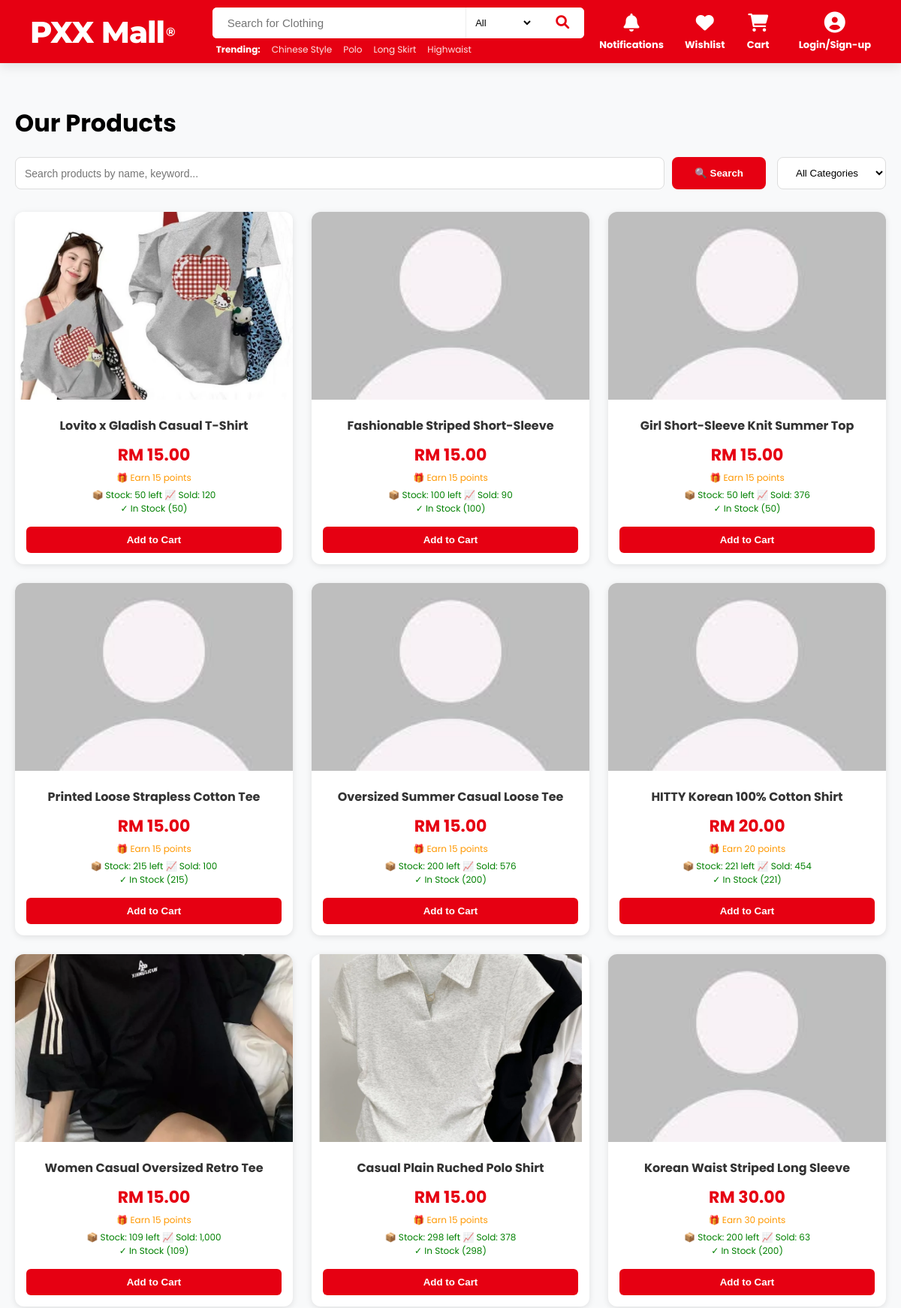
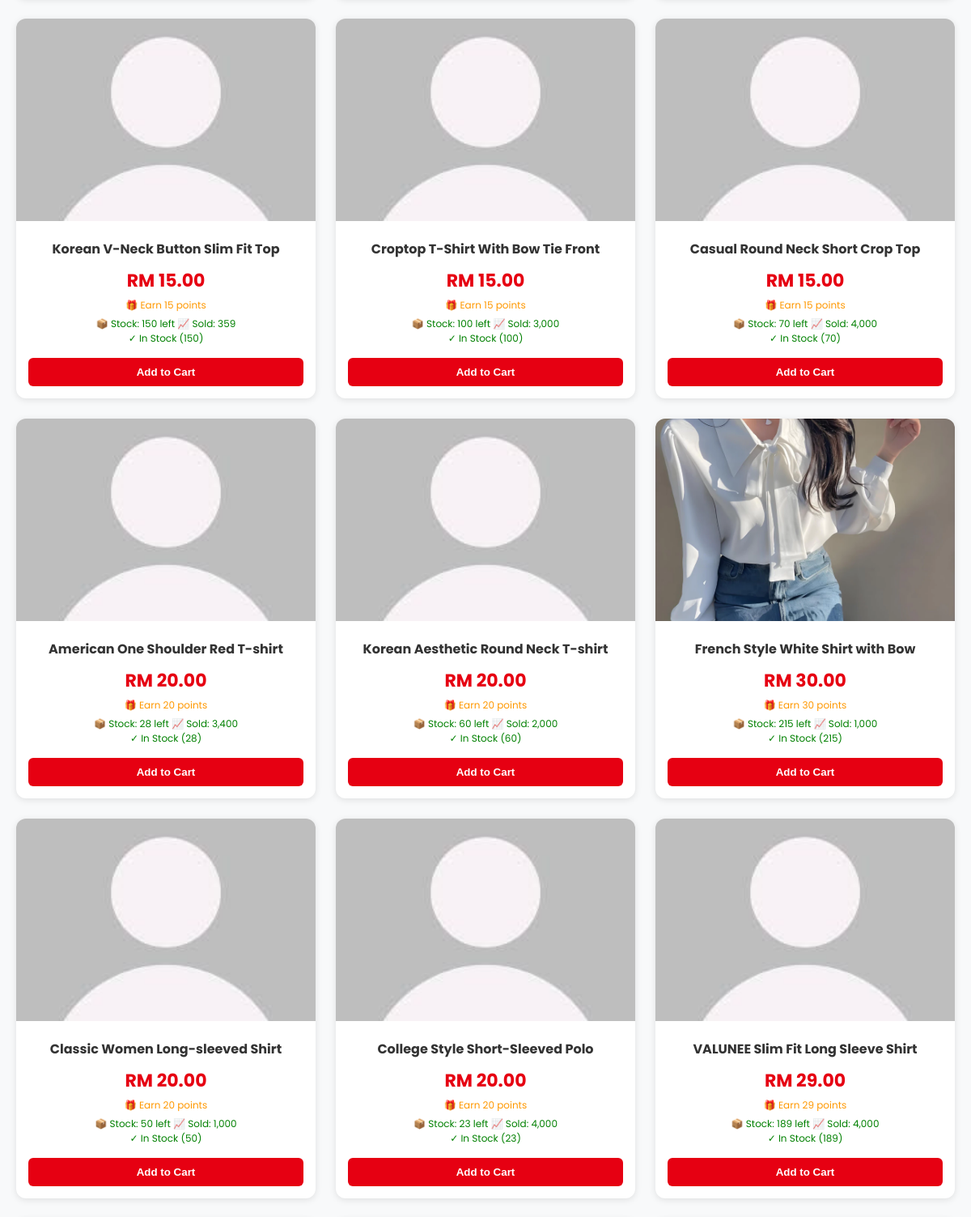
The page /member/listing.php (upper part) on the database its author committed (2 pictures, top to bottom).
### tables this page shows
CREATE TABLE `products` (
  `product_id` varchar(20) NOT NULL,
  `category_id` varchar(20) DEFAULT NULL,
  `name` varchar(255) NOT NULL,
  `keywords` text DEFAULT NULL,
  `description` text DEFAULT NULL,
  `price` decimal(10,2) NOT NULL,
  `size` varchar(100) DEFAULT NULL,
  `colour` varchar(100) DEFAULT NULL,
  `rating` varchar(20) NOT NULL,
  `stock` int(11) NOT NULL DEFAULT 0,
  `low_stock_threshold` int(11) DEFAULT 5,
  `sales_count` varchar(20) DEFAULT '0',
  `product_image` varchar(255) DEFAULT NULL,
  `status` enum('In stock','Low in stock','Out of stock') DEFAULT NULL,
  `created_at` timestamp NOT NULL DEFAULT current_timestamp()
);

### member/listing.php (the view, shortened to what this page needs)
<?php
require_once __DIR__ . '/../includes/db.php';
require_once __DIR__ . '/../includes/_head.php';
$search = isset($_GET['search']) ? trim($_GET['search']) : '';
$sql = "SELECT * FROM products WHERE 1=1";
$params = [];
$sql .= " ORDER BY product_id DESC";
$stmt = $pdo->prepare($sql);
$stmt->execute($params);
$products = $stmt->fetchAll();
?>
<div class="products-container">
    <h1>Our Products</h1>
    <form method="GET" class="search-bar">
        <div class="search-box">
            <input type="text" name="search" placeholder="Search products by name, keyword..." value="<?php echo htmlspecialchars($search); ?>">
            <button type="submit">🔍 Search</button>
        </div>
        <div class="category-filter">
            <select name="category" onchange="this.form.submit()">
                <option value="">All Categories</option>
            </select>
        </div>
    </form>
    <?php if (empty($products)): ?>
        <div class="no-results">
            <p>No products found matching your criteria.</p>
            <a href="listing.php" style="color: #e60012;">View all products</a>
        </div>
    <?php else: ?>
        <div class="products-grid">
            <?php foreach ($products as $product): ?>
                <div class="product-card">
                    <a href="detail.php?id=<?php echo $product['product_id']; ?>">
                        <img src="../images/<?php echo !empty($product['product_image']) ? $product['product_image'] : 'default.jpg'; ?>" onerror="this.src='../images/default.jpg'">
                    </a>
                    <div class="product-info">
                        <div class="product-name"><a href="detail.php?id=<?php echo $product['product_id']; ?>"><?php echo htmlspecialchars($product['name']); ?></a></div>
                        <div class="price">RM <?php echo number_format($product['price'], 2); ?></div>
                        <div class="points">🎁 Earn <?php echo floor($product['price']); ?> points</div>
                        <div class="stock <?php echo $product['stock'] > 0 ? 'in-stock' : 'out-stock'; ?>">
                             <div class="member-product-stock-info">
        <span class="stock-left">📦 Stock: <?php echo $product['stock']; ?> left</span>
        <span class="sales-count">📈 Sold: <?php echo number_format($product['sales_count'] ?? 0); ?></span>
    </div>
                            <?php echo $product['stock'] > 0 ? '✓ In Stock (' . $product['stock'] . ')' : '✗ Out of Stock'; ?>
                        </div>
                        <?php if ($product['stock'] > 0): ?>
                            <button class="add-to-cart" data-id="<?php echo $product['product_id']; ?>">Add to Cart</button>
                        <?php else: ?>
                            <button class="add-to-cart" disabled style="background: #ccc;">Out of Stock</button>
                        <?php endif; ?>
                    </div>
                </div>
            <?php endforeach; ?>
        </div>
    <?php endif; ?>
</div>
<?php require_once __DIR__ . '/../includes/_foot.php'; ?>

### includes/_head.php (style rules this page uses)
:root { --pxx-red: #e60012; --white: #ffffff; --gray-100: #f8f9fa; --transition: all 0.3s cubic-bezier(0.4, 0, 0.2, 1); }
body { margin: 0; font-family: 'Poppins', sans-serif; background-color: var(--gray-100); padding-top: 100px; }
* { box-sizing: border-box; }
a { text-decoration: none; color: inherit; transition: var(--transition); }

### member/listing.php (style rules this page uses)
.products-container { max-width: 1200px; margin: 40px auto; padding: 0 20px; }
.search-bar { display: flex; gap: 15px; margin-bottom: 30px; flex-wrap: wrap; justify-content: center; }
.search-box { display: flex; gap: 10px; flex: 2; min-width: 250px; }
.search-box input { flex: 1; padding: 12px; border: 1px solid #ddd; border-radius: 8px; font-size: 14px; }
.search-box button { padding: 12px 30px; background: #e60012; color: white; border: none; border-radius: 8px; cursor: pointer; font-weight: bold; }
.category-filter { display: flex; gap: 10px; align-items: center; }
.category-filter select { padding: 12px 20px; border: 1px solid #ddd; border-radius: 8px; background: white; cursor: pointer; }
.products-grid { display: grid; grid-template-columns: repeat(auto-fill, minmax(280px, 1fr)); gap: 25px; margin-top: 20px; }
.product-card { background: white; border-radius: 12px; overflow: hidden; box-shadow: 0 2px 8px rgba(0,0,0,0.1); transition: transform 0.3s; }
.product-card img { width: 100%; height: 250px; object-fit: cover; }
.product-info { padding: 15px; text-align: center; }
.product-name { font-size: 16px; font-weight: bold; margin: 0 0 10px 0; }
.product-name a { text-decoration: none; color: #333; }
.price { color: #e60012; font-size: 22px; font-weight: bold; }
.points { color: #ff9800; font-size: 12px; margin: 5px 0; }
.stock { font-size: 12px; margin: 5px 0; }
.in-stock { color: green; }
.add-to-cart { width: 100%; background: #e60012; color: white; border: none; padding: 10px; border-radius: 6px; cursor: pointer; margin-top: 10px; font-weight: bold; }

### rows shown on the page
products: product_image (picture), name "Lovito x Gladish Casual T-Shirt", price "15.00", price "15", stock "50", sales_count "120"
products: name "Fashionable Striped Short-Sleeve", price "15.00", price "15", stock "100", sales_count "90"
products: name "Girl Short-Sleeve Knit Summer Top", price "15.00", price "15", stock "50", sales_count "376"
products: name "Printed Loose Strapless Cotton Tee", price "15.00", price "15", stock "215", sales_count "100"
products: name "Oversized Summer Casual Loose Tee", price "15.00", price "15", stock "200", sales_count "576"
products: name "HITTY Korean 100% Cotton Shirt", price "20.00", price "20", stock "221", sales_count "454"
products: product_image (picture), name "Women Casual Oversized Retro Tee", price "15.00", price "15", stock "109", sales_count "1,000"
products: product_image (picture), name "Casual Plain Ruched Polo Shirt", price "15.00", price "15", stock "298", sales_count "378"
products: name "Korean Waist Striped Long Sleeve", price "30.00", price "30", stock "200", sales_count "63"
products: name "Korean V-Neck Button Slim Fit Top", price "15.00", price "15", stock "150", sales_count "359"
products: name "Croptop T-Shirt With Bow Tie Front", price "15.00", price "15", stock "100", sales_count "3,000"
products: name "Casual Round Neck Short Crop Top", price "15.00", price "15", stock "70", sales_count "4,000"
products: name "American One Shoulder Red T-shirt", price "20.00", price "20", stock "28", sales_count "3,400"
products: name "Korean Aesthetic Round Neck T-shirt", price "20.00", price "20", stock "60", sales_count "2,000"
products: product_image (picture), name "French Style White Shirt with Bow", price "30.00", price "30", stock "215", sales_count "1,000"
products: name "Classic Women Long-sleeved Shirt", price "20.00", price "20", stock "50", sales_count "1,000"
products: name "College Style Short-Sleeved Polo", price "20.00", price "20", stock "23", sales_count "4,000"
products: name "VALUNEE Slim Fit Long Sleeve Shirt", price "29.00", price "29", stock "189", sales_count "4,000"

### other values the page prints
$kw "Chinese Style"
$kw "Polo"
$kw "Long Skirt"
$kw "Highwaist"
